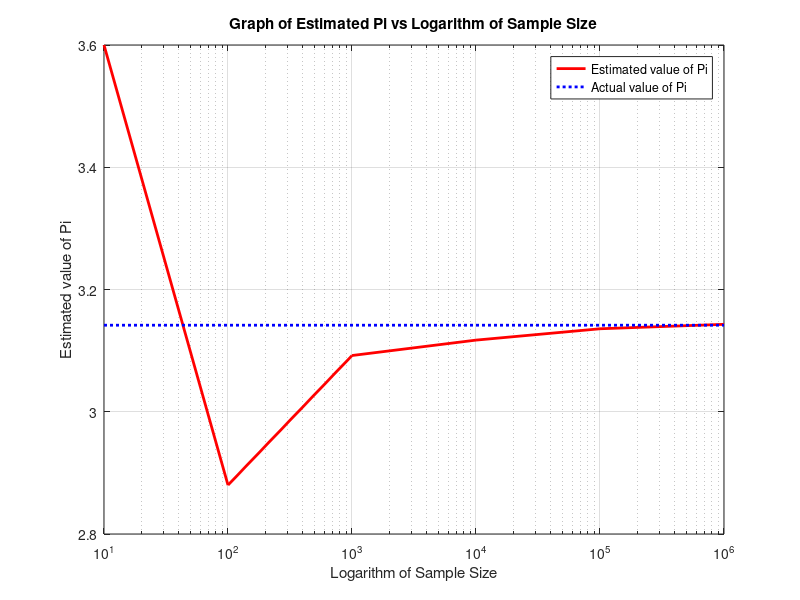

Write MATLAB code to recreate this figure.
#!/usr/bin/octave -qf
%Anuj Nagpal - 14116
%CS251-Assignment 4 - Question 2

%Using Script 1 to generate estimates of Pi
for i=1:6
        sample_size(i)=10^i;
        count=0;
        x=2*rand(1,sample_size(i));
        y=2*rand(1,sample_size(i));
        for j=1:sample_size(i)
                dist=sqrt((x(j)-1)^2+(y(j)-1)^2);
                if dist<=1
                        count=count+1;
                end
        end
        Prob=count/sample_size(i);
        Pi_calc(i)=4*Prob; 	     
end

%Plotting the data
semilogx(sample_size,Pi_calc,'r-','LineWidth',2);
title('Graph of Estimated Pi vs Logarithm of Sample Size');
ylabel('Estimated value of Pi');
xlabel('Logarithm of Sample Size');
grid on;
hold on;
semilogx([10;10^6],[pi;pi],'b:','LineWidth',2); %Value of pi in octave
legend('Estimated value of Pi','Actual value of Pi');
